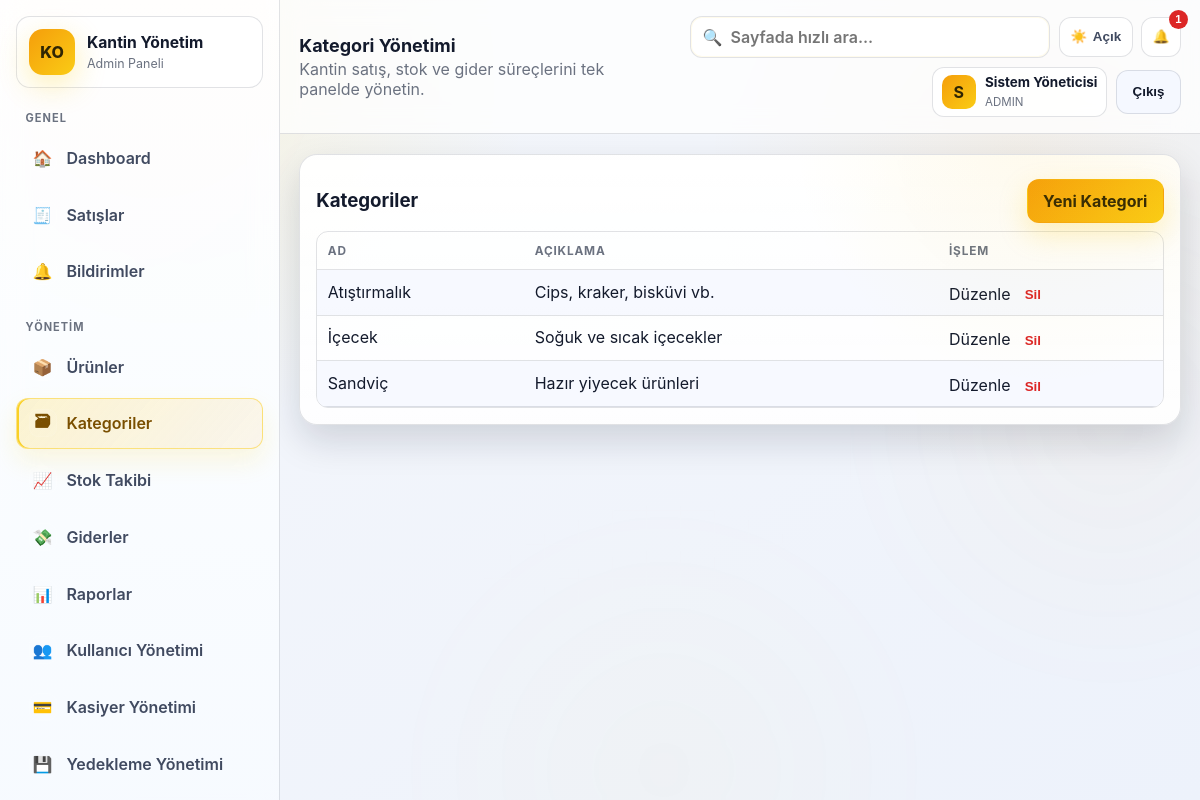
The page /modules/categories/index.php (signed in) on the database its author committed.
### tables this page shows
CREATE TABLE categories (
    id INT UNSIGNED AUTO_INCREMENT PRIMARY KEY,
    category_name VARCHAR(100) NOT NULL UNIQUE,
    description VARCHAR(255) NULL
);

### includes/functions.php (called while the page is built, shortened)
<?php
require_once __DIR__ . '/../config/config.php';
function app_url(string $path = ''): string
{
    return rtrim(BASE_URL, '/') . '/' . ltrim($path, '/');
}
function e(string|int|float|null $value): string
{
    return htmlspecialchars((string) $value, ENT_QUOTES | ENT_SUBSTITUTE, 'UTF-8');
}
function fetch_all(string $sql, array $params = []): array
{
    $stmt = db()->prepare($sql);
    $stmt->execute($params);
    return $stmt->fetchAll();
}

### config/config.php (called while the page is built, shortened)
<?php
function db(): PDO
{
    static $pdo = null;
    if ($pdo instanceof PDO) {
        return $pdo;
    }
    $dsn = sprintf('mysql:host=%s;port=%s;dbname=%s;charset=utf8mb4', DB_HOST, DB_PORT, DB_NAME);
    $pdo = new PDO($dsn, DB_USER, DB_PASS, [
        PDO::ATTR_ERRMODE => PDO::ERRMODE_EXCEPTION,
        PDO::ATTR_DEFAULT_FETCH_MODE => PDO::FETCH_ASSOC,
        PDO::ATTR_EMULATE_PREPARES => false,
    ]);
    $pdo->exec("SET NAMES utf8mb4 COLLATE utf8mb4_turkish_ci");
    $pdo->exec("SET collation_connection = 'utf8mb4_turkish_ci'");
    return $pdo;
}

### modules/categories/index.php (the view, shortened to what this page needs)
<?php
require_once __DIR__ . '/../../includes/functions.php';
$categories = fetch_all('SELECT * FROM categories ORDER BY category_name');
require __DIR__ . '/../../includes/header.php';
?>
<section class="card">
    <div class="card-head">
        <h3>Kategoriler</h3>
        <a class="btn primary" href="<?= e(app_url('modules/categories/form.php')) ?>">Yeni Kategori</a>
    </div>
    <div class="table-wrap">
        <table class="table">
            <thead><tr><th>Ad</th><th>Açıklama</th><th>İşlem</th></tr></thead>
            <tbody>
            <?php foreach ($categories as $category): ?>
                <tr>
                    <td><?= e((string) $category['category_name']) ?></td>
                    <td><?= e((string) $category['description']) ?></td>
                    <td class="actions">
                        <a href="<?= e(app_url('modules/categories/form.php?id=' . (int) $category['id'])) ?>">Düzenle</a>
                        <form method="post" action="<?= e(app_url('modules/categories/delete.php')) ?>">
                            <button class="btn-link danger" type="submit" data-confirm="Kategori silinsin mi?">Sil</button>
                        </form>
                    </td>
                </tr>
            <?php endforeach; ?>
            </tbody>
        </table>
    </div>
</section>
<?php require __DIR__ . '/../../includes/footer.php'; ?>

### assets/css/style.css (style rules this page uses)
:root { --bg-primary: #090b11; --bg-secondary: #0f172a; --bg-tertiary: #0b1221; --panel-bg: rgba(15, 23, 42, 0.78); --card-bg: rgba(17, 24, 39, 0.78); --card-solid: #111827; --card-soft: rgba(30, 41, 59, 0.65); --text-primary: #f8fafc; --text-secondary: #cbd5e1; --text-muted: #94a3b8; --border-color: rgba(255, 255, 255, 0.14); --shadow-color: rgba(2, 6, 23, 0.6); --accent: #facc15; --accent-2: #f59e0b; --accent-soft: rgba(250, 204, 21, 0.16); --success: #22c55e; --warning: #f59e0b; --danger: #ef4444; --info: #38bdf8; --sidebar-width: 280px; --radius: 18px; }
html[data-theme="light"] { --bg-primary: #f5f7fb; --bg-secondary: #edf2fb; --bg-tertiary: #e5ebf7; --panel-bg: rgba(255, 255, 255, 0.82); --card-bg: rgba(255, 255, 255, 0.9); --card-solid: #ffffff; --card-soft: rgba(244, 247, 255, 0.95); --text-primary: #131a2c; --text-secondary: #404a60; --text-muted: #6b7280; --border-color: rgba(15, 23, 42, 0.12); --shadow-color: rgba(15, 23, 42, 0.15); --accent: #f59e0b; --accent-2: #facc15; --accent-soft: rgba(245, 158, 11, 0.18); --success: #16a34a; --warning: #d97706; --danger: #dc2626; --info: #0284c7; }
* { box-sizing: border-box; }
html, body { margin: 0; padding: 0; }
html, body { max-width: 100%; overflow-x: hidden; }
body { font-family: "Inter", "Segoe UI", Tahoma, sans-serif; color: var(--text-primary); background: radial-gradient(circle at 15% 10%, rgba(250, 204, 21, .11), transparent 28%), radial-gradient(circle at 85% 20%, rgba(245, 158, 11, .08), transparent 26%), linear-gradient(145deg, var(--bg-primary), var(--bg-secondary)); background-attachment: fixed; }
* { scrollbar-width: thin; scrollbar-color: color-mix(in srgb, var(--accent) 55%, #6b7280) color-mix(in srgb, var(--bg-secondary) 88%, #0b1221); }
a { color: inherit; text-decoration: none; }
.app-shell { min-height: 100vh; }
.content > * { animation: reveal .34s ease; }
.card { position: relative; overflow: hidden; isolation: isolate; background: linear-gradient(180deg, color-mix(in srgb, var(--card-solid) 94%, transparent), color-mix(in srgb, var(--card-solid) 90%, transparent)); border: 1px solid var(--border-color); border-radius: var(--radius); padding: 1rem; margin-bottom: 1rem; box-shadow: 0 16px 36px var(--shadow-color); backdrop-filter: none; transition: .25s ease; }
.card::before { content: ""; position: absolute; inset: 0; background: radial-gradient(circle at 85% -10%, rgba(250, 204, 21, .08), transparent 32%); pointer-events: none; }
.card-head { display: flex; justify-content: space-between; align-items: center; gap: .8rem; flex-wrap: wrap; }
.table-wrap { overflow: auto; border: 1px solid var(--border-color); border-radius: 12px; }
.table { width: 100%; border-collapse: collapse; min-width: 640px; }
.table th, .table td { text-align: left; padding: .72rem .66rem; border-bottom: 1px solid var(--border-color); vertical-align: top; }
.table th { font-size: .74rem; text-transform: uppercase; letter-spacing: .07em; color: var(--text-muted); }
.table tbody tr:nth-child(odd) td { background: color-mix(in srgb, var(--card-soft) 75%, transparent); }
.table td.actions { display: table-cell; white-space: nowrap; }
.table td.actions a, .table td.actions form, .table td.actions .btn-link { display: inline; vertical-align: middle; }
.table td.actions form { margin: 0; }
.table td.actions a + a, .table td.actions a + form, .table td.actions form + a, .table td.actions form + form { margin-left: .6rem; }
.btn { display: inline-flex; align-items: center; justify-content: center; gap: .35rem; border-radius: 12px; border: 1px solid transparent; padding: .62rem .96rem; min-height: 44px; line-height: 1; font-weight: 700; cursor: pointer; transition: .22s ease; appearance: none; -webkit-appearance: none; }
.btn.primary { color: #2f2503; background: linear-gradient(135deg, var(--accent), var(--accent-2)); box-shadow: 0 11px 28px rgba(250, 204, 21, .25); }
.btn-link { background: none; border: 0; padding: 0; color: var(--info); cursor: pointer; font-weight: 700; }
.btn-link.danger, .danger { color: var(--danger); }

### rows shown on the page
categories: category_name "Atıştırmalık", description "Cips, kraker, bisküvi vb."
categories: category_name "İçecek", description "Soğuk ve sıcak içecekler"
categories: category_name "Sandviç", description "Hazır yiyecek ürünleri"

### other values the page prints
$pageTitle "Kategori Yönetimi"
$notificationCount "1"
mb_substr((string) $user['full_name'], 0, 1, 'UTF-8') "S"
$user['full_name'] "Sistem Yöneticisi"
mb_strtoupper((string) $user['role'], 'UTF-8') "ADMIN"
